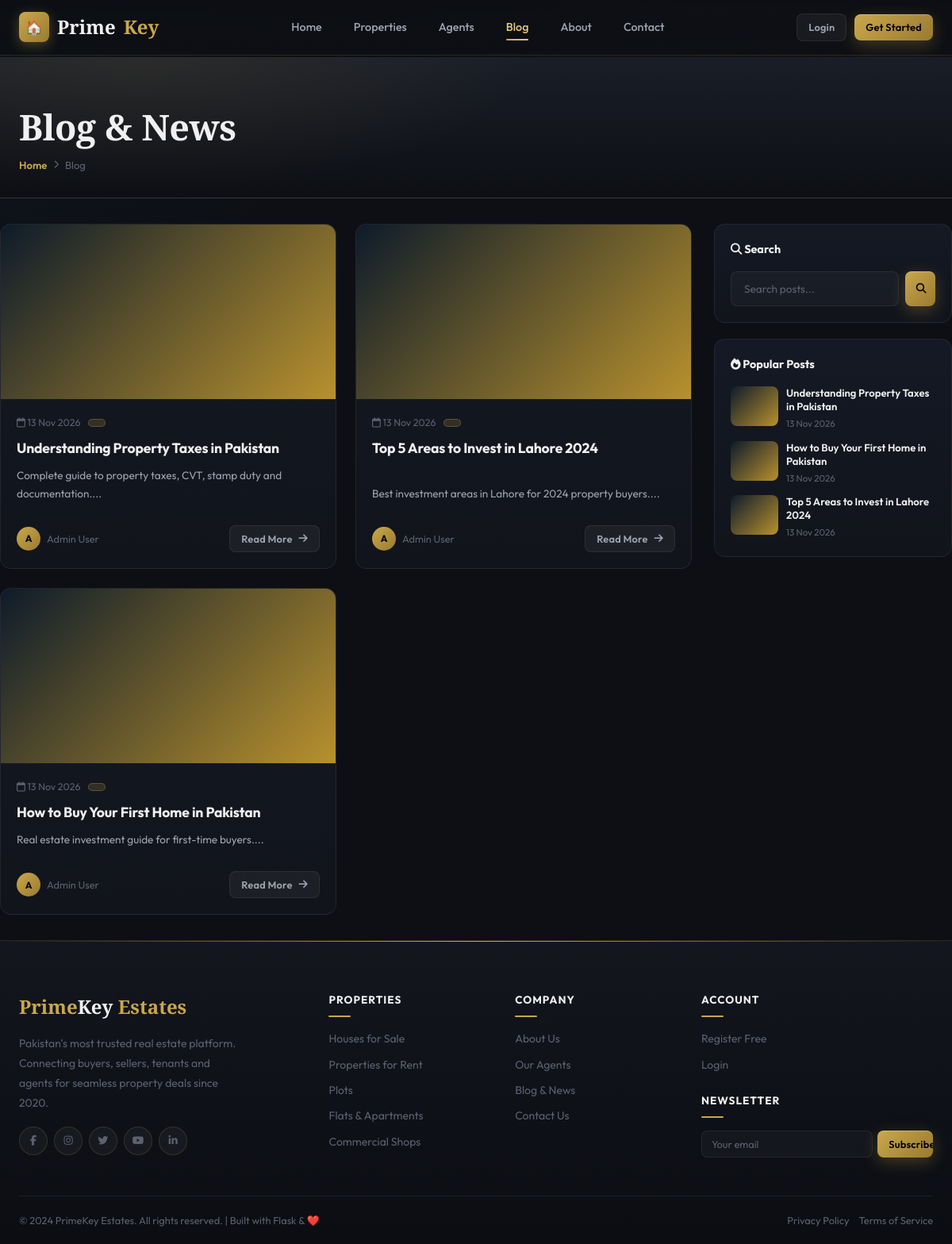
Page /blog on the committed database.
### app/models.py (models this page shows)
class Blog(db.Model):
    __tablename__ = 'blogs'
    id           = db.Column(db.Integer, primary_key=True)
    title        = db.Column(db.String(200), nullable=False)
    slug         = db.Column(db.String(220), unique=True, nullable=False)
    content      = db.Column(db.Text, nullable=False)
    excerpt      = db.Column(db.String(300))
    cover_image  = db.Column(db.String(300))
    author_id    = db.Column(db.Integer, db.ForeignKey('users.id'), nullable=False)
    is_published = db.Column(db.Boolean, default=False)
    published_at = db.Column(db.DateTime)
    created_at   = db.Column(db.DateTime, default=datetime.utcnow)
    views        = db.Column(db.Integer, default=0)
    author       = db.relationship('User', back_populates='blogs')
    tags         = db.relationship('BlogTagMap', back_populates='blog', lazy=True, cascade='all, delete-orphan')

class User(db.Model):
    __tablename__ = 'users'
    id           = db.Column(db.Integer, primary_key=True)
    name         = db.Column(db.String(100), nullable=False)
    email        = db.Column(db.String(120), unique=True, nullable=False)
    password     = db.Column(db.String(200), nullable=False)
    phone        = db.Column(db.String(20))
    cnic         = db.Column(db.String(20))
    profile_pic  = db.Column(db.String(200), default='default_user.png')
    role_id      = db.Column(db.Integer, db.ForeignKey('roles.id'), nullable=False, default=3)
    is_active    = db.Column(db.Boolean, default=True)
    created_at   = db.Column(db.DateTime, default=datetime.utcnow)
    role              = db.relationship('Role', back_populates='users')
    agent_profile     = db.relationship('Agent', back_populates='user', uselist=False)
    favorites         = db.relationship('Favorite', back_populates='client', lazy=True)
    inquiries         = db.relationship('Inquiry', back_populates='client', lazy=True)
    offers            = db.relationship('Offer', back_populates='client', lazy=True)
    deals_as_buyer    = db.relationship('Deal', foreign_keys='Deal.buyer_id', back_populates='buyer', lazy=True)
    site_visits       = db.relationship('SiteVisit', foreign_keys='SiteVisit.client_id', back_populates='client', lazy=True)
    notifications     = db.relationship('Notification', back_populates='user', lazy=True)
    activity_logs     = db.relationship('ActivityLog', back_populates='user', lazy=True)
    blogs             = db.relationship('Blog', back_populates='author', lazy=True)
    shortlists        = db.relationship('Shortlist', back_populates='client', lazy=True)
    property_views    = db.relationship('PropertyView', back_populates='user', lazy=True)
    search_logs       = db.relationship('SearchLog', back_populates='user', lazy=True)
    reviews_given     = db.relationship('AgentReview', back_populates='client', lazy=True)
    rent_as_tenant    = db.relationship('RentAgreement', foreign_keys='RentAgreement.tenant_id', back_populates='tenant', lazy=True)
    maintenance_reqs  = db.relationship('MaintenanceRequest', back_populates='tenant', lazy=True)
    coupon_uses       = db.relationship('CouponUse', back_populates='user', lazy=True)
    business_reports  = db.relationship('BusinessReport', back_populates='generated_by_user', lazy=True)

### app/blueprints/public/routes.py (the view)
@public_bp.route('/blog')
def blog_list():
    from app.models import BlogTag
    page    = request.args.get('page', 1, type=int)
    posts   = Blog.query.filter_by(is_published=True).order_by(Blog.published_at.desc()).paginate(page=page, per_page=6, error_out=False)
    tags    = BlogTag.query.all()
    popular = Blog.query.filter_by(is_published=True).order_by(Blog.views.desc()).limit(5).all()
    return render_template('blog/list.html', posts=posts, tags=tags, popular=popular)

### app/templates/blog/list.html (shortened to what this page needs)
{% extends 'base.html' %}
{% block content %}
<div class="page-header">
  <div class="container">
    <h1>Blog & News</h1>
    <div class="breadcrumb">
      <a href="{{ url_for('public.index') }}">Home</a>
      <i class="fa-solid fa-chevron-right" style="font-size:0.65rem;"></i>
      <span>Blog</span>
    </div>
  </div>
</div>
<div class="container py-32">
  <div class="d-flex gap-28" style="align-items:flex-start;">
    <main style="flex:2;min-width:0;">
      {% if posts.items %}
      <div class="blog-grid" style="grid-template-columns:repeat(auto-fill,minmax(300px,1fr));">
        {% for post in posts.items %}
        <article class="blog-card animate-fade-up">
          <div class="blog-img-wrap">
            {% if post.cover_image %}
              <img src="{{ url_for('static', filename='images/uploads/' + post.cover_image) }}" alt="{{ post.title }}" loading="lazy">
            {% else %}
              <div class="blog-img-placeholder" style="background:linear-gradient(135deg,#0d1b2a,#b8912e);height:220px;"></div>
            {% endif %}
          </div>
          <div class="blog-body">
            <div class="blog-meta">
              <span><i class="fa-regular fa-calendar"></i> {{ post.created_at.strftime('%d %b %Y') }}</span>
              <span class="badge badge-gold">{{ post.category }}</span>
            </div>
            <h2 class="blog-title" style="font-size:1.1rem;">
              <a href="{{ url_for('public.blog_detail', slug=post.slug) }}">{{ post.title }}</a>
            </h2>
            <p class="blog-excerpt">{{ post.excerpt or post.content[:130] }}...</p>
            <div class="d-flex justify-between align-center mt-12">
              <div class="d-flex align-center gap-8">
                <div class="dash-avatar" style="width:30px;height:30px;font-size:0.75rem;">{{ (post.author.name[0].upper() if post.author else "P") if post.author else 'P' }}</div>
                <span style="font-size:0.8rem;color:var(--text-muted);">{{ post.author.name if post.author else 'PrimeKey' }}</span>
              </div>
              <a href="{{ url_for('public.blog_detail', slug=post.slug) }}" class="btn btn-ghost btn-sm">Read More <i class="fa-solid fa-arrow-right"></i></a>
            </div>
          </div>
        </article>
        {% endfor %}
      </div>
      {% else %}
      <div class="empty-state">
        <i class="fa-solid fa-newspaper"></i>
        <h3>No posts yet</h3>
        <p>Check back soon for real estate tips and market insights!</p>
      </div>
      {% endif %}
    </main>
    <aside style="flex:1;min-width:260px;max-width:300px;">
      <div class="filter-panel mb-20">
        <div class="filter-header"><span><i class="fa-solid fa-magnifying-glass"></i> Search</span></div>
        <form method="GET" action="{{ url_for('public.blog_list') }}">
          <div class="d-flex gap-8 mt-12">
            <input type="text" name="q" class="form-control" placeholder="Search posts..." style="font-size:0.85rem;" value="{{ request.args.get('q','') }}">
            <button class="btn btn-primary btn-sm" type="submit"><i class="fa-solid fa-magnifying-glass"></i></button>
          </div>
        </form>
      </div>
      {% if popular %}
      <div class="filter-panel">
        <div class="filter-header"><span><i class="fa-solid fa-fire"></i> Popular Posts</span></div>
        <div class="d-flex flex-col gap-12 mt-12">
          {% for post in popular %}
          <a href="{{ url_for('public.blog_detail', slug=post.slug) }}" style="text-decoration:none;">
            <div style="display:flex;gap:10px;align-items:flex-start;">
              {% if post.cover_image %}
                <img src="{{ url_for('static', filename='images/uploads/' + post.cover_image) }}" alt="" style="width:60px;height:50px;object-fit:cover;border-radius:8px;flex-shrink:0;">
              {% else %}
                <div style="width:60px;height:50px;background:linear-gradient(135deg,#0d1b2a,#b8912e);border-radius:8px;flex-shrink:0;"></div>
              {% endif %}
              <div>
                <div style="font-size:0.82rem;font-weight:600;color:var(--text-primary);line-height:1.3;">{{ post.title[:55] }}</div>
                <div style="font-size:0.72rem;color:var(--text-muted);margin-top:4px;">{{ post.created_at.strftime('%d %b %Y') }}</div>
              </div>
            </div>
          </a>
          {% endfor %}
        </div>
      </div>
      {% endif %}
    </aside>
  </div>
</div>
{% endblock %}

### rows in the picture
Blog: created_at "13 Nov 2026", title "Understanding Property Taxes in Pakistan", excerpt "Complete guide to property taxes, CVT, stamp duty and documentation.", author "Admin User"
User: name "A"
Blog: created_at "13 Nov 2026", title "Top 5 Areas to Invest in Lahore 2024", excerpt "Best investment areas in Lahore for 2024 property buyers.", author "Admin User"
Blog: created_at "13 Nov 2026", title "How to Buy Your First Home in Pakistan", excerpt "Real estate investment guide for first-time buyers.", author "Admin User"

### other values in the picture
{{ 2024 }} "2024"
